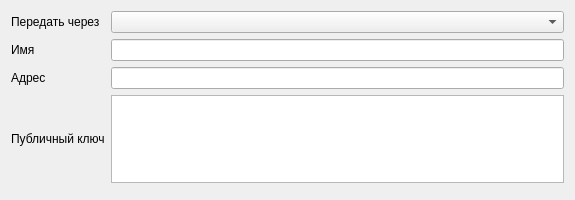
<?xml version="1.0" encoding="UTF-8"?>
<ui version="4.0">
 <class>ContactWidget</class>
 <widget class="QWidget" name="ContactWidget">
  <property name="geometry">
   <rect>
    <x>0</x>
    <y>0</y>
    <width>575</width>
    <height>200</height>
   </rect>
  </property>
  <property name="windowTitle">
   <string>Form</string>
  </property>
  <layout class="QFormLayout" name="formLayout">
   <item row="0" column="0">
    <widget class="QLabel" name="label">
     <property name="text">
      <string>Передать через</string>
     </property>
    </widget>
   </item>
   <item row="1" column="0">
    <widget class="QLabel" name="label_2">
     <property name="text">
      <string>Имя</string>
     </property>
    </widget>
   </item>
   <item row="1" column="1">
    <widget class="QLineEdit" name="contactName"/>
   </item>
   <item row="2" column="0">
    <widget class="QLabel" name="label_3">
     <property name="text">
      <string>Адрес</string>
     </property>
    </widget>
   </item>
   <item row="2" column="1">
    <widget class="QLineEdit" name="contactAdress"/>
   </item>
   <item row="0" column="1">
    <widget class="QComboBox" name="channelMonikers">
     <property name="sizePolicy">
      <sizepolicy hsizetype="Preferred" vsizetype="Fixed">
       <horstretch>20</horstretch>
       <verstretch>1</verstretch>
      </sizepolicy>
     </property>
     <property name="sizeIncrement">
      <size>
       <width>0</width>
       <height>0</height>
      </size>
     </property>
     <property name="baseSize">
      <size>
       <width>200</width>
       <height>0</height>
      </size>
     </property>
    </widget>
   </item>
   <item row="4" column="1">
    <spacer name="verticalSpacer">
     <property name="orientation">
      <enum>Qt::Vertical</enum>
     </property>
     <property name="sizeHint" stdset="0">
      <size>
       <width>20</width>
       <height>40</height>
      </size>
     </property>
    </spacer>
   </item>
   <item row="3" column="1">
    <widget class="QTextEdit" name="publicKey"/>
   </item>
   <item row="3" column="0">
    <widget class="QLabel" name="label_4">
     <property name="sizePolicy">
      <sizepolicy hsizetype="Preferred" vsizetype="Expanding">
       <horstretch>0</horstretch>
       <verstretch>0</verstretch>
      </sizepolicy>
     </property>
     <property name="text">
      <string>Публичный ключ</string>
     </property>
    </widget>
   </item>
  </layout>
 </widget>
 <resources/>
 <connections/>
</ui>
